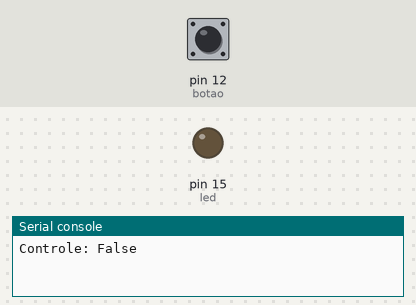
The program below on a simulated MicroPython board. Parts: output pins drawn as LEDs (lit = HIGH), the last lines printed to the serial console. The inputs (shaded band) are chosen by the test bench; at power-on: pin 12 (botao) LOW.

Above: at 1.2 s.
1.3 s: pin 12 (botao) pulled HIGH for 0.25 s
At 2.1 s:
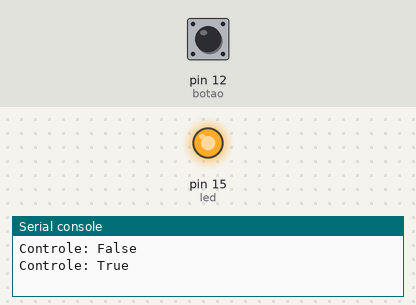
3.0 s: pin 12 (botao) pulled HIGH for 1 s
At 3.3 s:
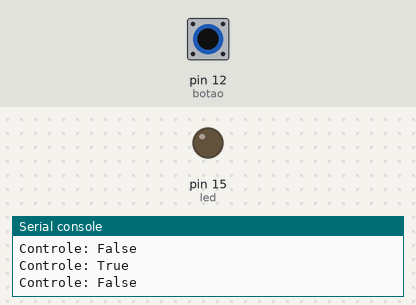
5.5 s: pin 12 (botao) pulled HIGH for 3.2 s
At 6.5 s:
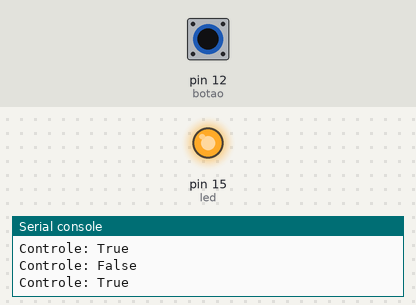
Timing chart, 0 to 8.5 s (numbered marks = the images above; inputs shaded):
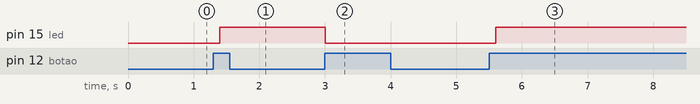

Measured:
- after the input at 1.3 s, pin 15 (led): LOW → HIGH after 0.10 s
- after the input at 3.0 s, pin 15 (led): HIGH → LOW at once
- after the input at 5.5 s, pin 15 (led): LOW → HIGH after 0.10 s

The program:

06_botao_led_rele.py
```python
#
# Oficina de Computação Física
# Prof. Peter Jandl Jr
#
# 06_botao_led_rele.py
# Um botão, com manutenção de estado, para controle
# de um relê, com led externo de sinalização.
#
from machine import Pin
from time import sleep

# saída conectada ao led externo
led = Pin(15, Pin.OUT)
# entrada conectada à chave táctil
botao = Pin(12, Pin.IN)

estado = False
led.value(estado)
print('Controle:', estado)
ultimo = estado
try:
    while True:
        valor = botao.value()
        if valor and not ultimo:
            estado = not estado
            led.value(estado)
            print('Controle:', estado)
        ultimo = valor
        sleep(0.2)
except KeyboardInterrupt:
    led.value(0)
    print('Programa finalizado')
```
